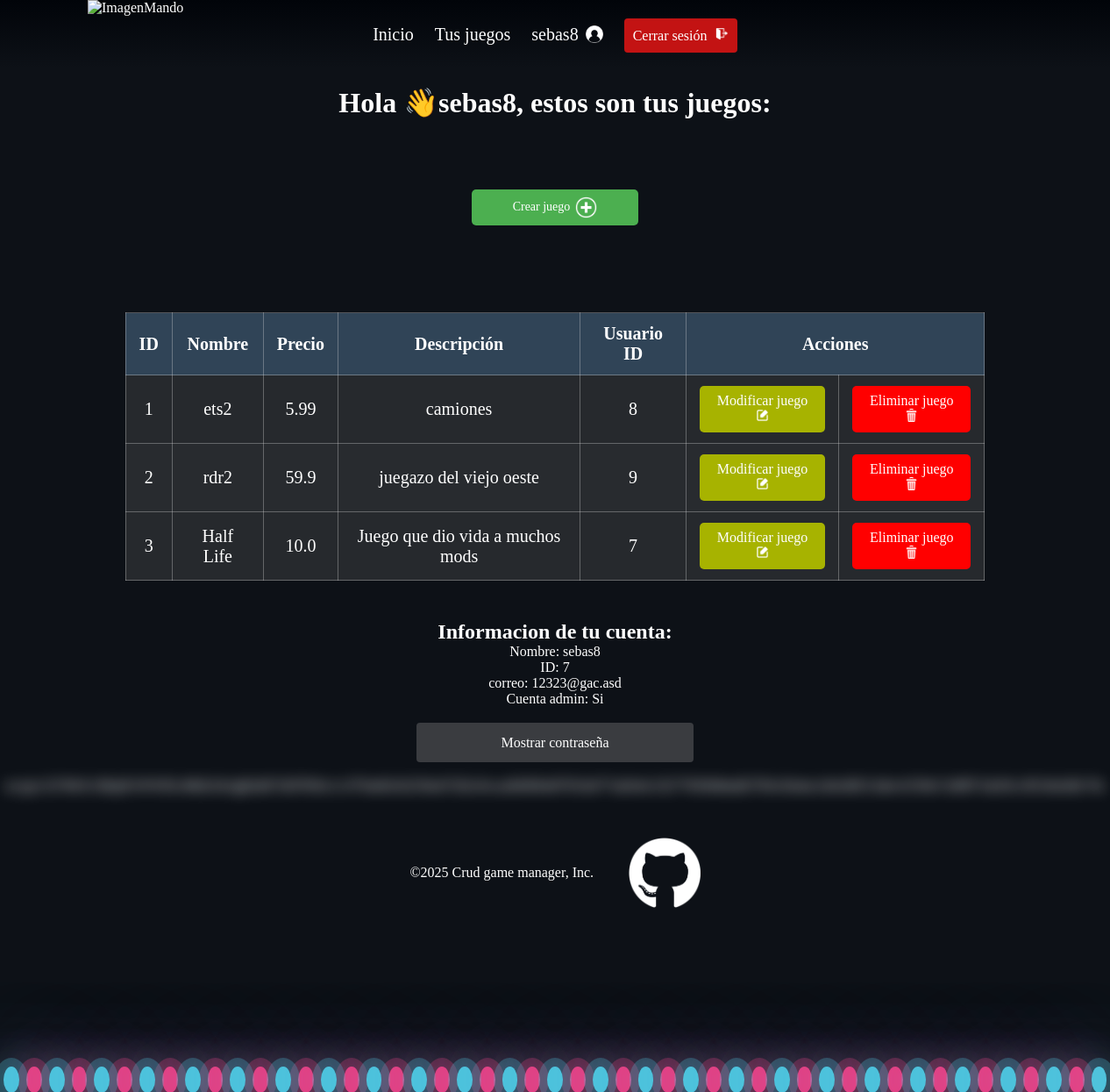
The page /protected (signed in) on the database as committed earlier.
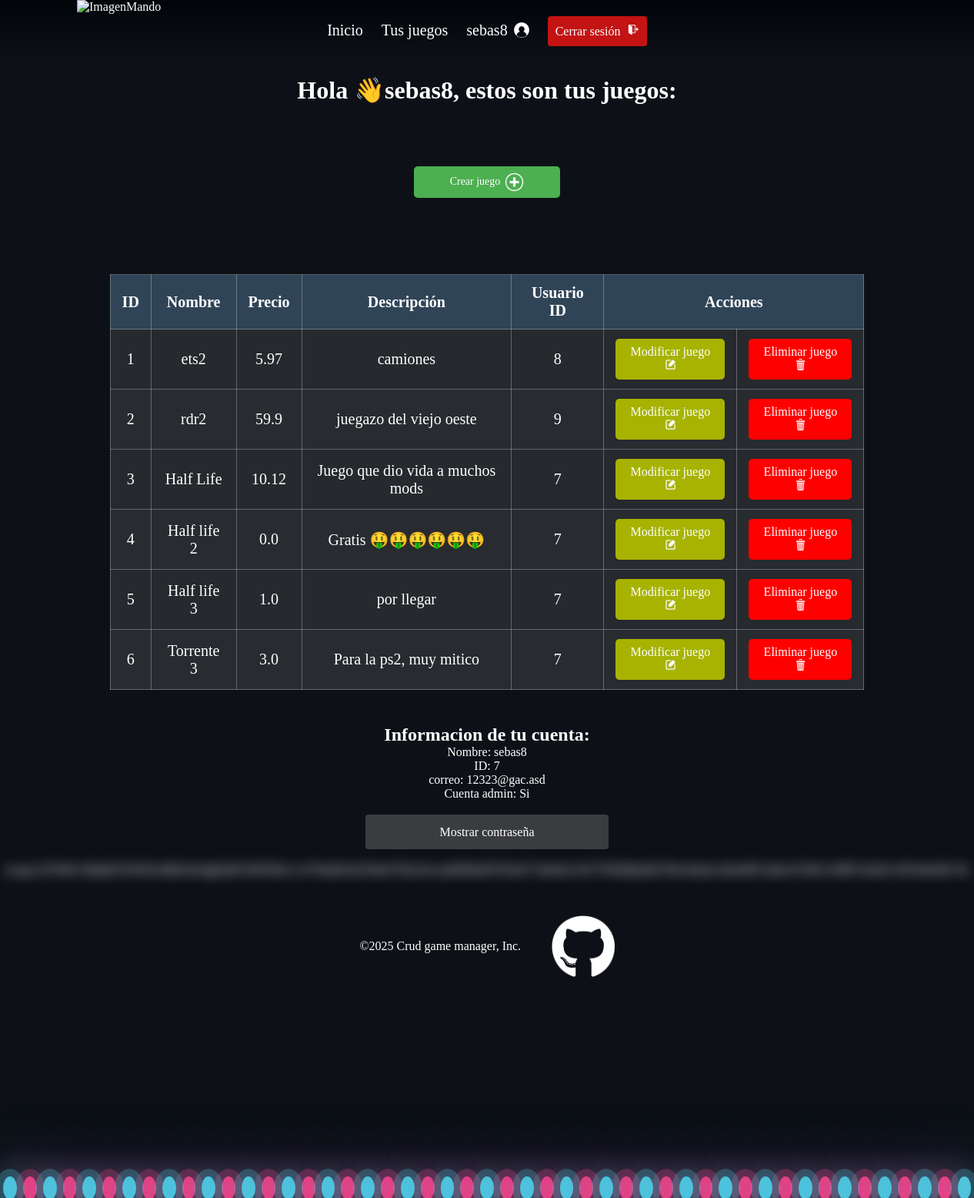
The same page on the database as committed later.
### models.py (models this page shows)
class Usuario(db.Model, UserMixin):
    __tablename__ = 'usuarios'
    id = db.Column(db.Integer, primary_key=True)
    nombre = db.Column(db.String, nullable=False)
    correo = db.Column(db.String, unique=True, nullable=False)
    contrasena = db.Column(db.String, nullable=False)
    admin = db.Column(db.Boolean, nullable=False)

class Juego(db.Model):
    __tablename__ = 'juegos'
    id = db.Column(db.Integer, primary_key=True)
    nombre = db.Column(db.String, nullable=False)
    precio = db.Column(db.Float, nullable=False)
    descripcion = db.Column(db.String, nullable=False)
    usuario_id = db.Column(db.Integer, db.ForeignKey(
        'usuarios.id'), nullable=False)

### __main__.py (the view)
@app.route('/protected')
@login_required
def protected():
    usuario = Usuario.query.filter_by(id=current_user.id).first()
    juegos = 0
    esAdmin = usuario.admin
    if esAdmin == 1:
        juegos = Juego.query.all()
    else:
        juegos = Juego.query.filter_by(usuario_id=current_user.id).all()
    return render_template('juegos.html', usuario=usuario, juegos=juegos)

### __main__.py (called while the page is built)
@login_manager.user_loader
def load_user(user_id):
    return User(user_id)

### templates/juegos.html (shortened to what this page needs)
{% extends "templateConBurbujas.html" %}
{% block style %}
<link rel="stylesheet" href="{{ url_for('static', filename='css/juegos.css') }}">
{% endblock %}
{% block content %}
<main>
    <h1>Hola 👋{{usuario.nombre}}, estos son tus juegos:</h1>
    <div class="center">
        <button id="botonCrearJuego">Crear juego <img src="{{ url_for('static', filename='img/add.png') }}"
                alt="addIcon" id="addIcon"> </button>
    </div>
    <div id="juegos">
        <table border="1" id="miTabla">
            <thead>
                <tr>
                    <th>ID</th>
                    <th>Nombre</th>
                    <th>Precio</th>
                    <th>Descripción</th>
                    {% if usuario.admin %}
                    <th>Usuario ID</th>
                    {% endif %}
                    <th colspan="2">Acciones</th>
                </tr>
            </thead>
            <tbody>
                {% for juego in juegos %}
                <tr>
                    <td>{{ juego.id }}</td>
                    <td>{{ juego.nombre }}</td>
                    <td>{{ juego.precio }}</td>
                    <td>{{ juego.descripcion }}</td>
                    {% if usuario.admin %}
                    <td>{{ juego.usuario_id }}</td>
                    {% endif %}
                    <td>
                        <button class="botonModificar">Modificar juego
                            <img src="{{ url_for('static', filename='img/modify.png') }}" alt="modifyIcon"
                                id="modifyIcon">
                        </button>
                    </td>
                    <td>
                        <button class="botonEliminar">Eliminar juego
                            <img src="{{ url_for('static', filename='img/delete.png') }}" alt="eliminateIcon"
                                id="modifyIcon">
                        </button>
                    </td>
                </tr>
                {% endfor %}
            </tbody>
        </table>
    </div>
    <section id="clicATusDatos">
        <div id="tusDatos">
            <h2>Informacion de tu cuenta:</h2>
            <p>Nombre: {{usuario.nombre}}</p>
            <p>ID: <span id="usuarioId">{{usuario.id}}</span></p>
            <p>correo: {{usuario.correo}}</p>
            <p>Cuenta admin:
                {% if usuario.admin %}
                <span id="adminBool">Si</span>
                {% else %}
                <span id="adminBool">No</span>
                {% endif %}
            </p>
            <br>
            <button id="botonMostrarContra" onclick="mostrarContra()">Mostrar contraseña</button>
            <br> <br>
            <p id="mostrarContra" class="blurred">{{usuario.contrasena}}</p>
        </div>
    </section>
</main>
{% endblock %}

### templates/templateConBurbujas.html (shortened to what this page needs)
<!DOCTYPE html>
<html lang="es">
<head>
    {% block style %}{% endblock %}
</head>
<body>
    <a href="/"><img id="flag" alt="ImagenMando" src="../static/img/mando.png"></a>
    <header>
        <nav>
            <ul>
                <li><a href="/inicio">Inicio</a></li>
                {% if usuario and usuario.nombre %}
                <li><a href="/protected">Tus juegos</a></li>
                <li><a href="/protected#clicATusDatos">
                        {{usuario.nombre}}
                        <img src="{{url_for('static', filename='img/login.png')}}" alt="loginImg" id="loginIcon"></a>
                </li>
                <li> <button id="botonCerrarSesion" onclick="window.location.href='/logout'">Cerrar sesión
                        &VeryThinSpace; <img src="{{url_for('static', filename='img/logout.png')}}" alt="logoutIcon"
                            id="logoutIcon"></button>
                </li>
                {% else %}
                <li><a href="/login">Iniciar sesión</a></li>
                {% endif %}
            </ul>
        </nav>
    </header>
    <main class="content">
        {% block content %}{% endblock %}
    </main>
    <div class="bubbles">
        <span style="--i:12;"></span><span style="--i:24;"></span><span style="--i:10;"></span>
        <span style="--i:14;"></span><span style="--i:23;"></span><span style="--i:18;"></span>
        <span style="--i:16;"></span><span style="--i:19;"></span><span style="--i:20;"></span>
        <span style="--i:22;"></span><span style="--i:25;"></span><span style="--i:18;"></span>
        <span style="--i:21;"></span><span style="--i:15;"></span><span style="--i:13;"></span>
        <span style="--i:26;"></span><span style="--i:17;"></span><span style="--i:13;"></span>
        <span style="--i:28;"></span><span style="--i:11;"></span><span style="--i:12;"></span>
        <span style="--i:24;"></span><span style="--i:10;"></span><span style="--i:14;"></span>
        <span style="--i:23;"></span><span style="--i:18;"></span><span style="--i:16;"></span>
        <span style="--i:19;"></span><span style="--i:20;"></span><span style="--i:22;"></span>
        <span style="--i:25;"></span><span style="--i:18;"></span><span style="--i:21;"></span>
        <span style="--i:15;"></span><span style="--i:13;"></span><span style="--i:26;"></span>
        <span style="--i:17;"></span><span style="--i:13;"></span><span style="--i:28;"></span>
        <span style="--i:11;"></span><span style="--i:12;"></span> <span style="--i:24;"></span>
        <span style="--i:10;"></span> <span style="--i:14;"></span><span style="--i:23;"></span>
        <span style="--i:18;"></span><span style="--i:16;"></span> <span style="--i:19;"></span>
        <span style="--i:20;"></span>
    </div>
    <footer>
        <p>&copy;2025 Crud game manager, Inc.</p>
        <a href="https://github.com/Sebastian-Manrique" target="blanc">
            <img id="flagFooter" alt="img" src="../static/img/gitHub.png"></a>
    </footer>
</body>
</html>

### static/css/juegos.css (style rules this page uses)
body { margin: 0; padding: 0; transform-origin: top left; transform: scale(1); min-height: 100vh; background-color: #0d1117; }
.bubbles { position: relative; display: flex; bottom: -25vh; }
.bubbles span { position: relative; width: 30px; height: 30px; background: #4fc3dc; margin: 0 4px; border-radius: 50%; box-shadow: 0 0 0 10px #4fc3dc44, 0 0 50px #4fc3dc, 0 0 100px #4fc3dc; animation: animate 15s linear infinite; animation-duration: calc(200s / var(--i)); }
.bubbles span:nth-child(even) { background: #ff2d75; box-shadow: 0 0 0 10px #ff2d7544, 0 0 50px #ff2d75, 0 0 100px #ff2d75; z-index: -1; }
* { margin: 0; padding: 0; box-sizing: border-box; font-family: CustomFont; color: white; }
#flag { position: absolute; left: 100px; top: 0%; height: 100px; }
a:link, a:visited, a:hover, a:active { text-decoration: none; }
header { background: linear-gradient( to top, rgba(255, 255, 255, 0), rgba(1, 4, 9, 1) ); text-align: center; justify-content: center; align-items: center; }
header li { display: inline-block; font-size: 20px; margin: 0 10px; text-align: center; line-height: 78px; }
#flagFooter { height: 10vh; max-height: 100px; }
footer { display: flex; justify-content: center; align-items: center; padding: 20px; flex-wrap: wrap; position: fixed; width: 100%; }
footer p, footer a { margin: 0 20px; padding: 0; }
footer a { display: flex; align-items: center; }
.botonModificar { background-color: #a7b300; color: white; border: none; padding: 8px 16px; cursor: pointer; border-radius: 5px; }
.botonEliminar { background-color: #ff0000; color: white; border: none; padding: 8px 16px; cursor: pointer; border-radius: 5px; }
#botonCrearJuego { width: 15%; padding: 10px; background-color: #4caf50; border: none; border-radius: 4px; cursor: pointer; display: flex; align-items: center; justify-content: center; gap: 6px; padding: 8px 12px; border: none; cursor: pointer; color: white; font-size: 14px; border-radius: 5px; }
#botonCerrarSesion { width: 100%; padding: 10px; background-color: #c31313; color: white; border: none; border-radius: 4px; cursor: pointer; }
h1 { text-align: center; margin-top: 20px; }
.center { display: flex; justify-content: center; align-items: center; height: 25vh; }
button { padding: 10px 20px; font-size: 16px; }
#tusDatos { padding-top: 25px; text-align: center; }
.blurred { filter: blur(8px); }
#botonMostrarContra { width: 20%; min-width: 25%; padding: 10px; background-color: #3a3c40; color: white; min-height: 45px; border: none; border-radius: 4px; cursor: pointer; }
#juegos { display: flex; justify-content: center; padding: 20px; }
#miTabla { width: 80%; border-collapse: collapse; background-color: transparent; font-size: 20px; }
#miTabla th, #miTabla td { padding: 12px 15px; text-align: center; border: 1px solid #dcdcdc57; }
#miTabla th { background-color: #4f95d63f; }
#miTabla tr:nth-child(even) { background-color: #6666664d; }
#miTabla tr:nth-child(odd) { background-color: #5555555c; }
#addIcon { height: 25px; }
#logoutIcon { height: 15px; }
#modifyIcon { height: 15px; }
li a { display: flex; align-items: center; justify-content: center; gap: 8px; text-decoration: none; }
#loginIcon { width: 20px; height: 20px; }
button img { height: 20px; }

Rows that differ between the two databases and show on the page:
changed Juego "ets2": precio "5.99" → "5.97"
changed Juego "Half Life": precio "10.0" → "10.12"
added Juego: id "4", nombre "Half life 2", precio "0.0", descripcion "Gratis 🤑🤑🤑🤑🤑🤑", usuario_id "7"
added Juego: id "5", nombre "Half life 3", precio "1.0", descripcion "por llegar", usuario_id "7"
added Juego: id "6", nombre "Torrente 3", precio "3.0", descripcion "Para la ps2, muy mitico", usuario_id "7"
